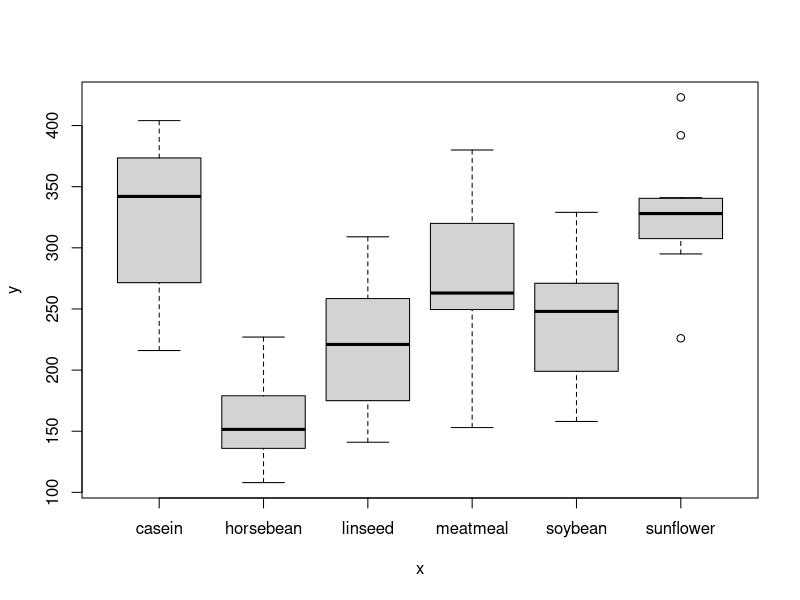
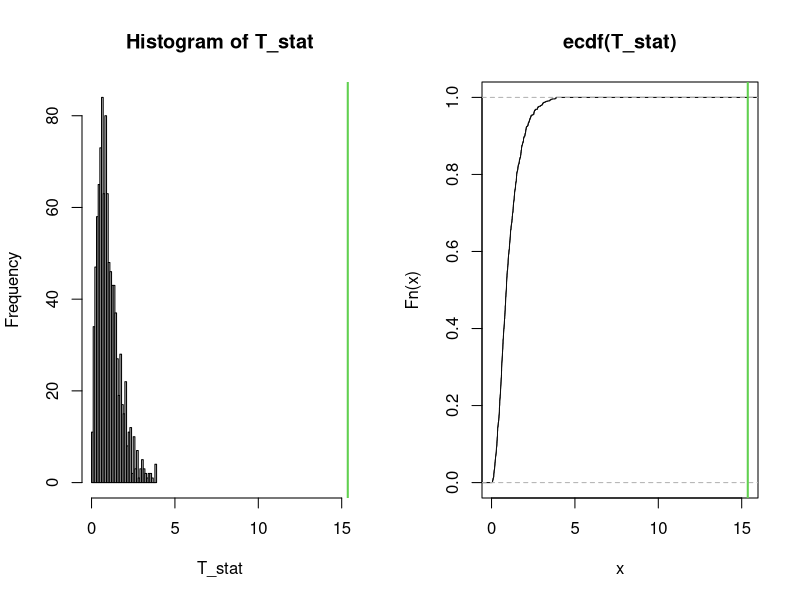
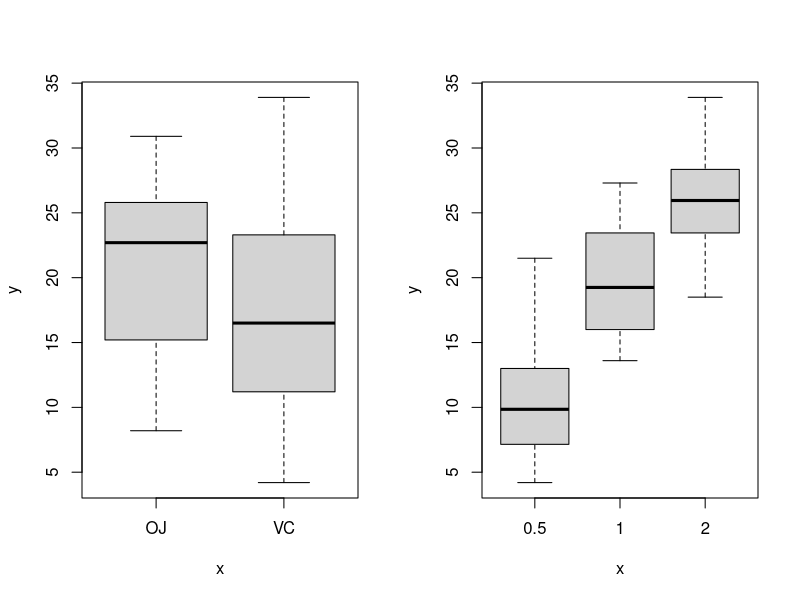
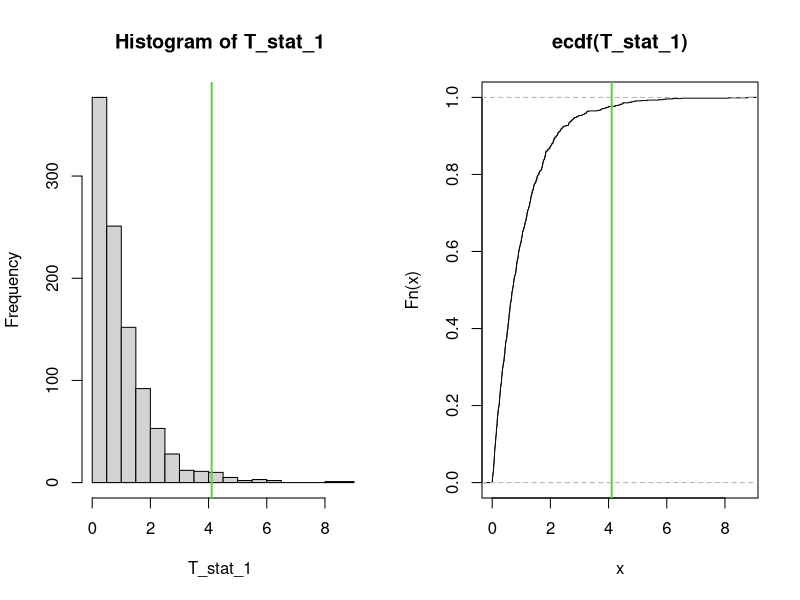
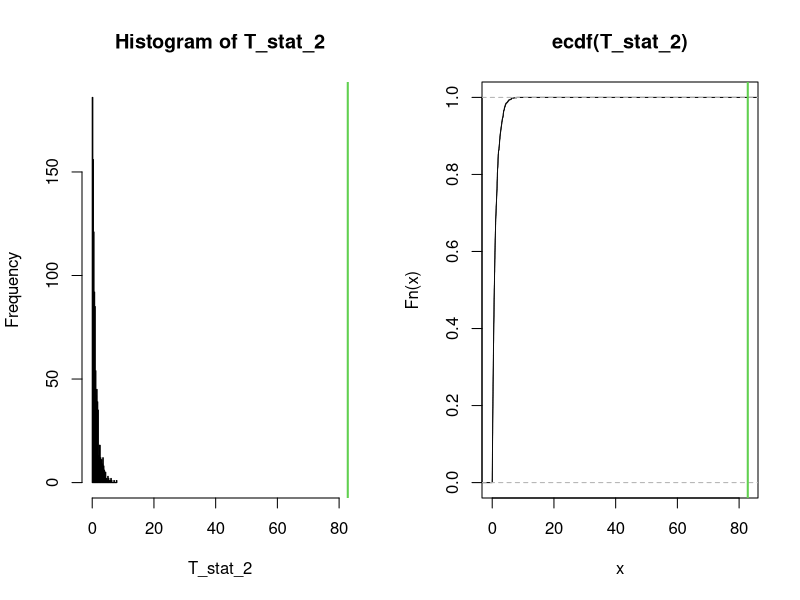
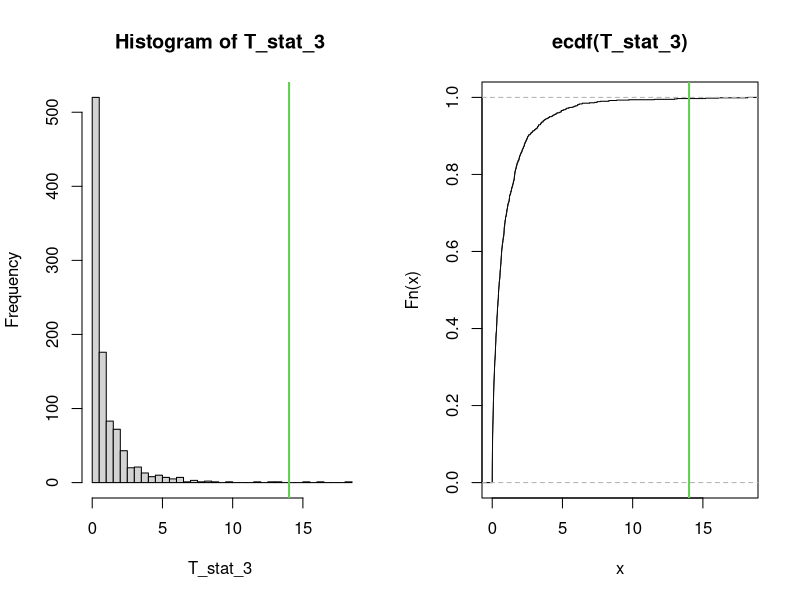
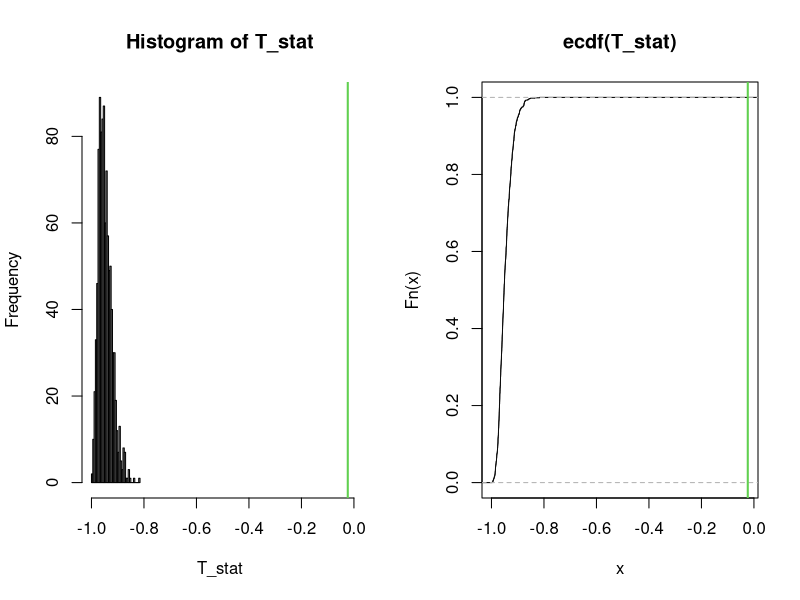

The R script that drew these images, in order:
## ---- chunk 1
seed = 100
B    = 1000

# We can always start from the parametric ANOVA/MANOVA. The assumptions hold either:
#  * each group is normally distributed and the variance is equal among groups
#  * the residuals are normally distributed
## ---- chunk 2
###    H0: X1 =^d .. =^d XG == all the observations belong to the same population
###    H1: exists i,j: Xi !=^d Xj
### Test statistic: from the parametric case 
data     = chickwts                   # data = [values, levels]  (check the levels to be factors)
data[,2] = as.factor(data[,2])
n        = dim(data)[1]
g        = nlevels(data[,2])
plot(data[,2], data[,1])

x      = data[,1]
levels = data[,2]

fit = aov(x ~ levels)
summary(fit)
T0  = summary.aov(fit)[[1]][1,4]
T0

# CMC to estimate the p-value
set.seed(seed)
T_stat = numeric(B)
for(k in 1:B){
  perm      = sample(1:n)
  x_perm    = x[perm]
  fit_perm  = aov(x_perm ~ levels)
  T_stat[k] = summary.aov(fit_perm)[[1]][1,4]
}

# Permutational distribution of T
par(mfrow=c(1,2))
hist(T_stat, xlim=range(c(T_stat,T0)), breaks=30)
abline(v=T0, col=3, lwd=2)
plot(ecdf(T_stat), xlim=range(c(T_stat,T0)))
abline(v=T0, col=3, lwd=2)

# p-value
p_value = sum(T_stat>=T0)/B
p_value
## ---- chunk 3
###    H0: X1 =^d .. =^d XG == all the observations belong to the same population
###    H1: exists i,j: Xi !=^d Xj (on at least one of the two factors)
### Test statistic: from the parametric case 
data     = ToothGrowth                # data = [values, level1, level2]  (check the levels to be factors)
data[,2] = as.factor(data[,2])
data[,3] = as.factor(data[,3])
n        = dim(data)[1]
g        = nlevels(data[,2])
b        = nlevels(data[,3])

par(mfrow=c(1,2))
plot(data[,2], data[,1])
plot(data[,3], data[,1])
table(data[,2], data[,3])

x   = data[,1]
lv1 = data[,2]
lv2 = data[,3]

### |---------------------------------|
### | Test 1: test on the interaction | 
### |---------------------------------|
fit_1 = aov(x ~ lv1 + lv2 + lv1:lv2)
summary.aov(fit_1)
T0_1  = summary.aov(fit_1)[[1]][3,4]
T0_1

# CMC to estimate the p-value
# The idea is to permute the residuals under H0
set.seed(seed)
fit_1_H0 = aov(x ~ lv1 + lv2)
res_1    = fit_1_H0$residuals
T_stat_1 = numeric(B)
for(k in 1:B){
  perm        = sample(1:n)
  res_1_perm  = res_1[perm]
  x_1_perm    = fit_1_H0$fitted.values + res_1_perm
  fit_1_perm  = aov(x_1_perm ~ lv1 + lv2 + lv1:lv2)
  T_stat_1[k] = summary(fit_1_perm)[[1]][3,4]
}

# Permutational distribution of T
par(mfrow=c(1,2))
hist(T_stat_1, xlim=range(c(T_stat_1,T0_1)), breaks=30)
abline(v=T0_1, col=3, lwd=2)
plot(ecdf(T_stat_1), xlim=range(c(T_stat_1,T0_1)))
abline(v=T0_1, col=3, lwd=2)

# p-value
p_value = sum(T_stat_1>=T0_1)/B
p_value

### |-----------------------------------------------------------|
### | Test 2: test on lv2 without interaction (considering lv1) |
### |-----------------------------------------------------------|
fit_2 = aov(x ~ lv1 + lv2)
summary.aov(fit_2)
T0_2  = summary.aov(fit_2)[[1]][2,4]
T0_2

# CMC to estimate the p-value
# The idea is to permute the residuals under H0
set.seed(seed)
fit_2_H0 = aov(x ~ lv1)
res_2    = fit_2_H0$residuals
T_stat_2 = numeric(B)
for(k in 1:B){
  perm        = sample(1:n)
  res_2_perm  = res_2[perm]
  x_2_perm    = fit_2_H0$fitted.values + res_2_perm
  fit_2_perm  = aov(x_2_perm ~ lv1 + lv2)
  T_stat_2[k] = summary(fit_2_perm)[[1]][2,4]
}

# Permutational distribution of T
par(mfrow=c(1,2))
hist(T_stat_2, xlim=range(c(T_stat_2,T0_2)), breaks=30)
abline(v=T0_2, col=3, lwd=2)
plot(ecdf(T_stat_2), xlim=range(c(T_stat_2,T0_2)))
abline(v=T0_2, col=3, lwd=2)

# p-value
p_value = sum(T_stat_2>=T0_2)/B
p_value

### |-----------------------------------------------------------|
### | Test 3: test on lv1 without interaction (considering lv2) |
### |-----------------------------------------------------------|
fit_3 = aov(x ~ lv1 + lv2)
summary.aov(fit_3)
T0_3  = summary.aov(fit_3)[[1]][1,4]
T0_3

# CMC to estimate the p-value
# The idea is to permute the residuals under H0
set.seed(seed)
fit_3_H0 = aov(x ~ lv2)
res_3    = fit_3_H0$residuals
T_stat_3 = numeric(B)
for(k in 1:B){
  perm        = sample(1:n)
  res_3_perm  = res_3[perm]
  x_3_perm    = fit_3_H0$fitted.values + res_3_perm
  fit_3_perm  = aov(x_3_perm ~ lv1 + lv2)
  T_stat_3[k] = summary(fit_3_perm)[[1]][1,4]
}

# Permutational distribution of T
par(mfrow=c(1,2))
hist(T_stat_3, xlim=range(c(T_stat_3,T0_3)), breaks=30)
abline(v=T0_3, col=3, lwd=2)
plot(ecdf(T_stat_3), xlim=range(c(T_stat_3,T0_3)))
abline(v=T0_3, col=3, lwd=2)

# p-value
p_value = sum(T_stat_3>=T0_3)/B
p_value

### Other tests: with the same policy we can also perform
### Test 4: test on lv1 *and* lv2 (H0: both *not* relevant)
### Test 5: test on lv1/lv2 without the other level (H0: lv* *not* relevant)
## ---- chunk 4
###    H0: X1 =^d .. =^d XG == all the observations belong to the same population
###    H1: exists i,j: Xi !=^d Xj
### Test statistic: from the parametric case
data   = iris              # data = [values_1, .., values_p, levels]  (check the levels to be factors)
x      = data[,1:4]
levels = data[,5]
n      = dim(data)[1]
p      = dim(x)[2]
g      = nlevels(levels)

fit = manova(as.matrix(x) ~ levels)
summary.manova(fit, test="Wilks")
T0  = -summary.manova(fit, test="Wilks")$stats[1,2]
T0

# CMC to estimate the p-value
set.seed(seed)
T_stat = numeric(B)
for(k in 1:B){
  perm        = sample(1:n)
  levels_perm = levels[perm]
  fit_perm    = manova(as.matrix(x) ~ levels_perm)
  T_stat[k]   = -summary.manova(fit_perm, test="Wilks")$stat[1,2]
}

# Permutational distribution of T
par(mfrow=c(1,2))
hist(T_stat, xlim=range(c(T_stat,T0)), breaks=30)
abline(v=T0, col=3, lwd=2)
plot(ecdf(T_stat), xlim=range(c(T_stat,T0)))
abline(v=T0, col=3, lwd=2)

# p-value
p_value = sum(T_stat>=T0)/B
p_value
